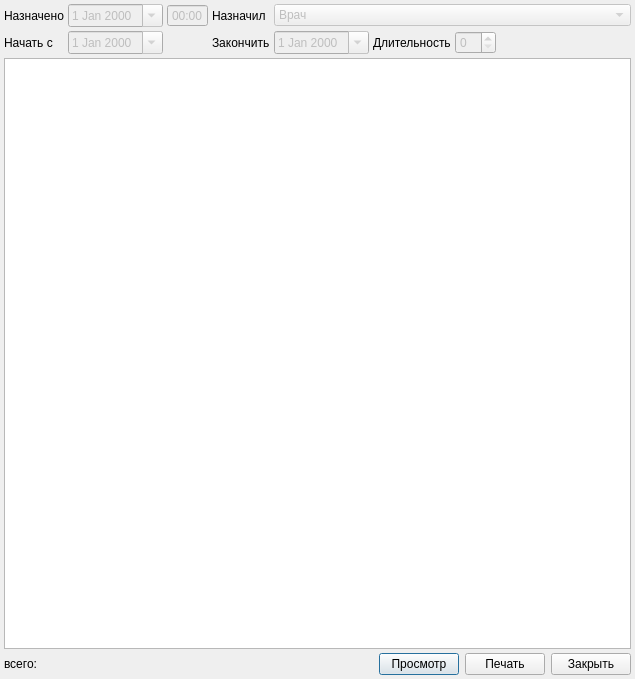
<?xml version="1.0" encoding="UTF-8"?>
<ui version="4.0">
 <class>ExecutionPlanDialog</class>
 <widget class="QDialog" name="ExecutionPlanDialog">
  <property name="geometry">
   <rect>
    <x>0</x>
    <y>0</y>
    <width>635</width>
    <height>679</height>
   </rect>
  </property>
  <property name="windowTitle">
   <string>Dialog</string>
  </property>
  <layout class="QGridLayout" name="gridLayout">
   <property name="margin">
    <number>4</number>
   </property>
   <property name="spacing">
    <number>4</number>
   </property>
   <item row="1" column="7">
    <spacer name="horizontalSpacer">
     <property name="orientation">
      <enum>Qt::Horizontal</enum>
     </property>
     <property name="sizeHint" stdset="0">
      <size>
       <width>43</width>
       <height>20</height>
      </size>
     </property>
    </spacer>
   </item>
   <item row="3" column="0" colspan="8">
    <layout class="QHBoxLayout">
     <property name="spacing">
      <number>6</number>
     </property>
     <property name="margin">
      <number>0</number>
     </property>
     <item>
      <widget class="QLabel" name="label">
       <property name="text">
        <string>всего: </string>
       </property>
      </widget>
     </item>
     <item>
      <spacer>
       <property name="orientation">
        <enum>Qt::Horizontal</enum>
       </property>
       <property name="sizeHint" stdset="0">
        <size>
         <width>40</width>
         <height>20</height>
        </size>
       </property>
      </spacer>
     </item>
     <item>
      <widget class="QPushButton" name="btnEdit">
       <property name="whatsThis">
        <string>изменить текущую запись</string>
       </property>
       <property name="text">
        <string>Просмотр</string>
       </property>
       <property name="shortcut">
        <string>F4</string>
       </property>
       <property name="default">
        <bool>true</bool>
       </property>
      </widget>
     </item>
     <item>
      <widget class="QPushButton" name="btnPrint">
       <property name="text">
        <string>Печать</string>
       </property>
      </widget>
     </item>
     <item>
      <widget class="QPushButton" name="btnCancel">
       <property name="whatsThis">
        <string>выйти из списка без выбора</string>
       </property>
       <property name="text">
        <string>Закрыть</string>
       </property>
      </widget>
     </item>
    </layout>
   </item>
   <item row="0" column="0">
    <widget class="QLabel" name="lblAPDirectionDate">
     <property name="text">
      <string>Назначено</string>
     </property>
     <property name="buddy">
      <cstring>edtDirectionDate</cstring>
     </property>
    </widget>
   </item>
   <item row="0" column="1">
    <widget class="CDateEdit" name="edtDirectionDate">
     <property name="enabled">
      <bool>false</bool>
     </property>
     <property name="whatsThis">
      <string>дата начала осмотра</string>
     </property>
     <property name="calendarPopup">
      <bool>true</bool>
     </property>
    </widget>
   </item>
   <item row="0" column="2">
    <widget class="QTimeEdit" name="edtDirectionTime">
     <property name="enabled">
      <bool>false</bool>
     </property>
     <property name="buttonSymbols">
      <enum>QAbstractSpinBox::NoButtons</enum>
     </property>
     <property name="displayFormat">
      <string>HH:mm</string>
     </property>
    </widget>
   </item>
   <item row="0" column="3">
    <widget class="QLabel" name="lblAPSetPerson">
     <property name="sizePolicy">
      <sizepolicy hsizetype="Maximum" vsizetype="Preferred">
       <horstretch>0</horstretch>
       <verstretch>0</verstretch>
      </sizepolicy>
     </property>
     <property name="text">
      <string>Назначил</string>
     </property>
     <property name="buddy">
      <cstring>cmbSetPerson</cstring>
     </property>
    </widget>
   </item>
   <item row="0" column="4" colspan="4">
    <widget class="CPersonComboBoxEx" name="cmbSetPerson">
     <property name="enabled">
      <bool>false</bool>
     </property>
     <item>
      <property name="text">
       <string>Врач</string>
      </property>
     </item>
    </widget>
   </item>
   <item row="1" column="0">
    <widget class="QLabel" name="lblAPBegDate">
     <property name="text">
      <string>Начать с</string>
     </property>
     <property name="buddy">
      <cstring>edtBegDate</cstring>
     </property>
    </widget>
   </item>
   <item row="1" column="1">
    <widget class="CDateEdit" name="edtBegDate">
     <property name="enabled">
      <bool>false</bool>
     </property>
     <property name="whatsThis">
      <string>дата окончания осмотра</string>
     </property>
     <property name="calendarPopup">
      <bool>true</bool>
     </property>
    </widget>
   </item>
   <item row="1" column="3">
    <widget class="QLabel" name="lblAPEndDate">
     <property name="sizePolicy">
      <sizepolicy hsizetype="Maximum" vsizetype="Preferred">
       <horstretch>0</horstretch>
       <verstretch>0</verstretch>
      </sizepolicy>
     </property>
     <property name="text">
      <string>Закончить</string>
     </property>
     <property name="buddy">
      <cstring>edtEndDate</cstring>
     </property>
    </widget>
   </item>
   <item row="1" column="4">
    <widget class="CDateEdit" name="edtEndDate">
     <property name="enabled">
      <bool>false</bool>
     </property>
     <property name="calendarPopup">
      <bool>true</bool>
     </property>
    </widget>
   </item>
   <item row="1" column="5">
    <widget class="QLabel" name="lblAPDuration">
     <property name="toolTip">
      <string>Длительность курса лечения в днях.</string>
     </property>
     <property name="text">
      <string>Длительность</string>
     </property>
    </widget>
   </item>
   <item row="1" column="6">
    <widget class="QSpinBox" name="edtDuration">
     <property name="enabled">
      <bool>false</bool>
     </property>
     <property name="toolTip">
      <string>Длительность курса лечения в днях.</string>
     </property>
    </widget>
   </item>
   <item row="2" column="0" colspan="8">
    <widget class="CExecutionPlanTableView" name="tblExecutionPlan"/>
   </item>
  </layout>
 </widget>
 <customwidgets>
  <customwidget>
   <class>CDateEdit</class>
   <extends>QDateEdit</extends>
   <header>library/DateEdit</header>
  </customwidget>
  <customwidget>
   <class>CPersonComboBoxEx</class>
   <extends>QComboBox</extends>
   <header>Orgs/PersonComboBoxEx.h</header>
  </customwidget>
  <customwidget>
   <class>CExecutionPlanTableView</class>
   <extends>QTableView</extends>
   <header>ExecutionPlanTableView.h</header>
  </customwidget>
 </customwidgets>
 <tabstops>
  <tabstop>edtDirectionDate</tabstop>
  <tabstop>edtDirectionTime</tabstop>
  <tabstop>cmbSetPerson</tabstop>
  <tabstop>edtBegDate</tabstop>
  <tabstop>edtEndDate</tabstop>
  <tabstop>edtDuration</tabstop>
  <tabstop>tblExecutionPlan</tabstop>
  <tabstop>btnEdit</tabstop>
  <tabstop>btnPrint</tabstop>
  <tabstop>btnCancel</tabstop>
 </tabstops>
 <resources/>
 <connections/>
</ui>
